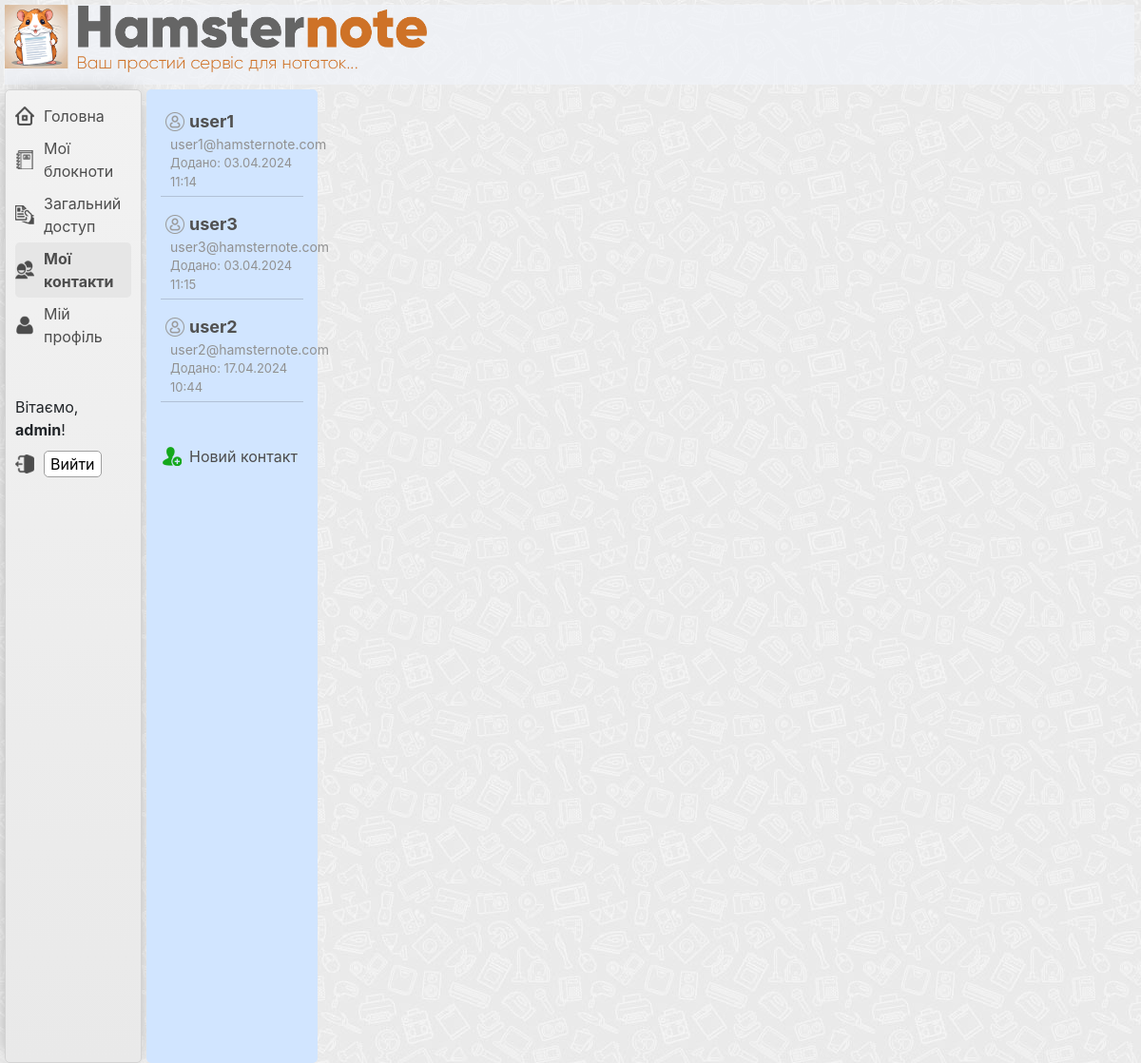
Screenshot of /contacts/ (signed in) with the database file from the repository.
### users/models.py (models this page shows, shortened)
class CustomUser(AbstractUser):
    email = models.EmailField(unique=True)

### user_contacts/models.py (models this page shows, shortened)
class Contact(models.Model):
    user = models.ForeignKey(
        CustomUser, on_delete=models.CASCADE, related_name='contacts')
    contact_user = models.ForeignKey(
        CustomUser, on_delete=models.CASCADE, related_name='contact_of')
    added_at = models.DateTimeField(auto_now_add=True)
    class Meta:
        unique_together = ['user', 'contact_user']

### user_contacts/views.py (the view)
# urls.py: path('contacts/', views.contacts_list, name='contacts_list'),
@login_required
@login_required
def contacts_list(request):
    contacts = Contact.objects.filter(user=request.user)
    context = {
        'category': 'contacts',
        'contacts': contacts,
    }
    return render(request, 'user_contacts/contacts_list.html', context)

### user_contacts/templates/user_contacts/contacts_list.html (shortened to what this page needs)
{% extends "main/base_template.html" %}
{% block listbar %}
    <div class="ulist-wrapper-listbar">
        <ul class="ulist-listbar-ul">
            {% for contact in contacts %}
            <li class="ulist-listbar-li">
                <div class="ulist-listbar-li-container">
                    <p class="ulist-listbar-li-username">
                        {% if contact.contact_user.username|length > 25 %}
                            <a href="{% url 'contact_detail' contact.pk %}">{{ contact.contact_user.username|striptags|slice:":16" }}...</a>
                        {% else %}
                            <a href="{% url 'contact_detail' contact.pk %}">{{ contact.contact_user.username }}</a>
                        {% endif %}
                    </p>
                    <p class="ulist-listbar-li-email">
                        {% if contact.contact_user.email|length > 25 %}
                            {{ contact.contact_user.email|striptags|slice:":16" }}...
                        {% else %}
                            {{ contact.contact_user.email }}
                        {% endif %}
                    </p>
                    <p class="ulist-listbar-li-added_at">
                        Додано: {{ contact.added_at|date:"d.m.Y H:i" }}
                    </p>
                </div>
            </li>
            {% endfor %}
             <li class="ulist-listbar-li   ulist-add-new-contact">
                 <a href="{% url 'add_contact' %}">Новий контакт</a>
             </li>
        </ul>
    </div>
{% endblock %}

### main/templates/main/base_template.html (shortened to what this page needs)
{% load static %}
<!doctype html>
<html lang="en">
<head>
    {% with version='262' %}<link rel="stylesheet" href="{% static 'main/css/main.css' %}?ver={{ version }}">{% endwith %}
    {% with version='262' %}<link rel="stylesheet" href="{% static 'main/css/user_contacts.css' %}?ver={{ version }}">{% endwith %}
    {% with version='262' %}<link rel="stylesheet" href="{% static 'main/css/sharing_notes.css' %}?ver={{ version }}">{% endwith %}
    <link rel="stylesheet" href="https://cdn.jsdelivr.net/npm/bootstrap@4.6.2/dist/css/bootstrap.min.css">
    <link rel="stylesheet" href="https://cdnjs.cloudflare.com/ajax/libs/highlight.js/11.5.1/styles/default.min.css">
    <link rel="stylesheet" href="{% static 'django_ckeditor_5/dist/styles.css' %}">
</head>
<body>
    <div class="main-container  clearfix">
        <div class="top-bar">
        </div>
        <div class="navigation-menu">
            <div class="navi-wrapper">
                <ul class="navi-block">
                    <li class="nav-home"><a href="{% url 'homepage' %}">Головна</a></li>
                    <li class="nav-notebook {% if category == 'notebooks'%}select-menu-category{% endif %}"><a href="{% url 'notebook_list' %}">Мої блокноти</a></li>
                    <li class="nav-shared {% if category == 'shared'%}select-menu-category{% endif %}"><a href="{% url 'shared_note_list' %}">Загальний доступ</a></li>
                    <li class="nav-contacts {% if category == 'contacts'%}select-menu-category{% endif %}"><a href="{% url 'contacts_list' %}">Мої контакти</a></li>
                    <li class="nav-profile {% if category == 'profile'%}select-menu-category{% endif %}"><a href="{% url 'edit_profile' %}">Мій профіль</a></li>
                </ul>
            </div>
            <div class="user-wrapper">
                <ul class="user-block">
                    {% if user.is_authenticated %}
                         <span class="user-hello-text">Вітаємо, <b>{{ user.get_username }}</b>!</span>
                         <li class="nav-logout">
                            <form method="post" action="{% url 'logout' %}">
                                <button class="logout-button" type="submit">Вийти</button>
                            </form>
                         </li>
                   {% else %}
                         <li><a href="{% url 'login'%}?next={{request.path}}">Login</a></li>
                   {% endif %}
                </ul>
            </div>
        </div>
        {% block listbar %}{% endblock %}
    </div>
</body>
</html>

### main/static/main/css/main.css (style rules this page uses)
body { font-family: 'GilroyLight', sans-serif; background-color: #f2f2f2 !important; background: linear-gradient(180deg, rgba(242,242,242,1) 0%, rgba(233,233,233,1) 100%) !important;; }
.clearfix:after { content: "."; clear: both; display: block; height: 0; font-size: 0; visibility: hidden; }
ul { list-style: none; }
.top-bar { width: 99%; background-color: #f0f3f8ba; height: 84px; margin-left: 5px; margin-top: 5px; background-image: url(../img/header.png); background-repeat: no-repeat; background-size: 444px; }
.main-container { display: flex; flex-flow: wrap; }
.navigation-menu { width: 12%; min-height: 100vh; float: left; background-color: #f2f2f2; background: linear-gradient(180deg, rgba(242,242,242,1) 0%, rgba(233,233,233,1) 100%); border: 1px solid #d3d3d3; border-radius: 5px; margin-left: 5px; margin-right: 5px; margin-top: 5px; -webkit-box-shadow: -1px 0px 23px -10px rgba(0,0,0,0.53); -moz-box-shadow: -1px 0px 23px -10px rgba(0,0,0,0.53); box-shadow: -1px 0px 23px -10px rgba(0,0,0,0.53); }
.main-container { background-image: url("/static/main/img/background-main.jpg"); }
.user-wrapper { margin-top: 40px; }
.user-block { padding: 0; margin: 0; margin-bottom: 5px; margin-top: 10px; padding-left: 10px; padding-right: 10px; }
.user-block li { padding-left: 30px; padding-top: 5px; padding-bottom: 5px; }
.user-block .user-hello-text { display: block; padding-top: 5px; padding-bottom: 5px; }
.nav-profile { background-image: url("/static/main/img/nav-profile.png"); background-repeat: no-repeat; background-size: 20px; background-position-x: left; background-position-y: center; }
.nav-logout { background-image: url("/static/main/img/nav-logout.png"); background-repeat: no-repeat; background-size: 20px; background-position-x: left; background-position-y: center; }
.logout-button { border: 1px solid #9f9f9f; border-radius: 5px; background-color: #fff; }
.navi-block { padding: 0; margin: 0; margin-bottom: 5px; margin-top: 10px; padding-left: 10px; padding-right: 10px; }
.navi-block li { padding-left: 30px; padding-top: 5px; padding-bottom: 5px; }
.navi-block li a { color: #4d4d4d; font-size: 16px; }
.nav-home { background-image: url("/static/main/img/nav-home.png"); background-repeat: no-repeat; background-size: 20px; background-position-x: left; background-position-y: center; }
.nav-notebook { background-image: url("/static/main/img/nav-notebook.png"); background-repeat: no-repeat; background-size: 20px; background-position-x: left; background-position-y: center; }
.nav-shared { background-image: url("/static/main/img/nav-shared.png"); background-repeat: no-repeat; background-size: 20px; background-position-x: left; background-position-y: center; }
.nav-contacts { background-image: url("/static/main/img/nav-contact.png"); background-repeat: no-repeat; background-size: 20px; background-position-x: left; background-position-y: center; }
.select-menu-category { background-color: #e6e6e6; border-radius: 5px; font-weight: bold; }

### main/static/main/css/user_contacts.css (style rules this page uses)
.ulist-wrapper-listbar { width: 15%; float: left; background-color: #d1e5ff; height: 1024px; margin-top: 5px; border-radius: 5px; padding-left: 5px; padding-right: 5px; padding-top: 15px; }
.ulist-listbar-ul { margin: 0; padding: 0; }
.ulist-listbar-li { position: relative; padding-top: 5px; padding-bottom: 5px; padding-left: 5px; padding-right: 5px; margin-bottom: 10px; margin-right: 10px; margin-left: 10px; border-bottom: 1px solid #3333; }
.ulist-listbar-ul li:nth-last-child(2) { margin-bottom: 40px !important; }
.ulist-listbar-li-email { margin: 0; padding: 0; padding-left: 5px; color: #919191; font-size: 14px; }
.ulist-listbar-li-added_at { margin: 0; padding: 0; padding-left: 5px; color: #919191; font-size: 13px; }
.ulist-listbar-li-username { margin: 0; padding: 0; padding-left: 25px; font-size: 18px; font-weight: bold; color: #515151; background-size: 20px; background-position-x: left; background-position-y: center; background-image: url("/static/main/img/ulist-01-usr.png"); background-repeat: no-repeat; }
.ulist-listbar-li-username a { font-size: 18px; font-weight: bold; color: #515151; }
.ulist-add-new-contact { background-image: url(/static/main/img/add-contact.png); background-size: 20px; background-repeat: no-repeat; background-position-x: 2px; background-position-y: center; padding-top: 5px; padding-bottom: 5px; padding-left: 30px; margin-bottom: 5px; margin-right: 10px; margin-left: 10px; border-bottom: none; }
.ulist-add-new-contact a { color: #4d4d4d; font-size: 16px; }

### rows the page displays
CustomUser: get_username "admin"
Contact: contact_user.username "user1", contact_user.email "user1@hamsternote.com", added_at "03.04.2024 11:14"
Contact: contact_user.username "user3", contact_user.email "user3@hamsternote.com", added_at "03.04.2024 11:15"
Contact: contact_user.username "user2", contact_user.email "user2@hamsternote.com", added_at "17.04.2024 10:44"
